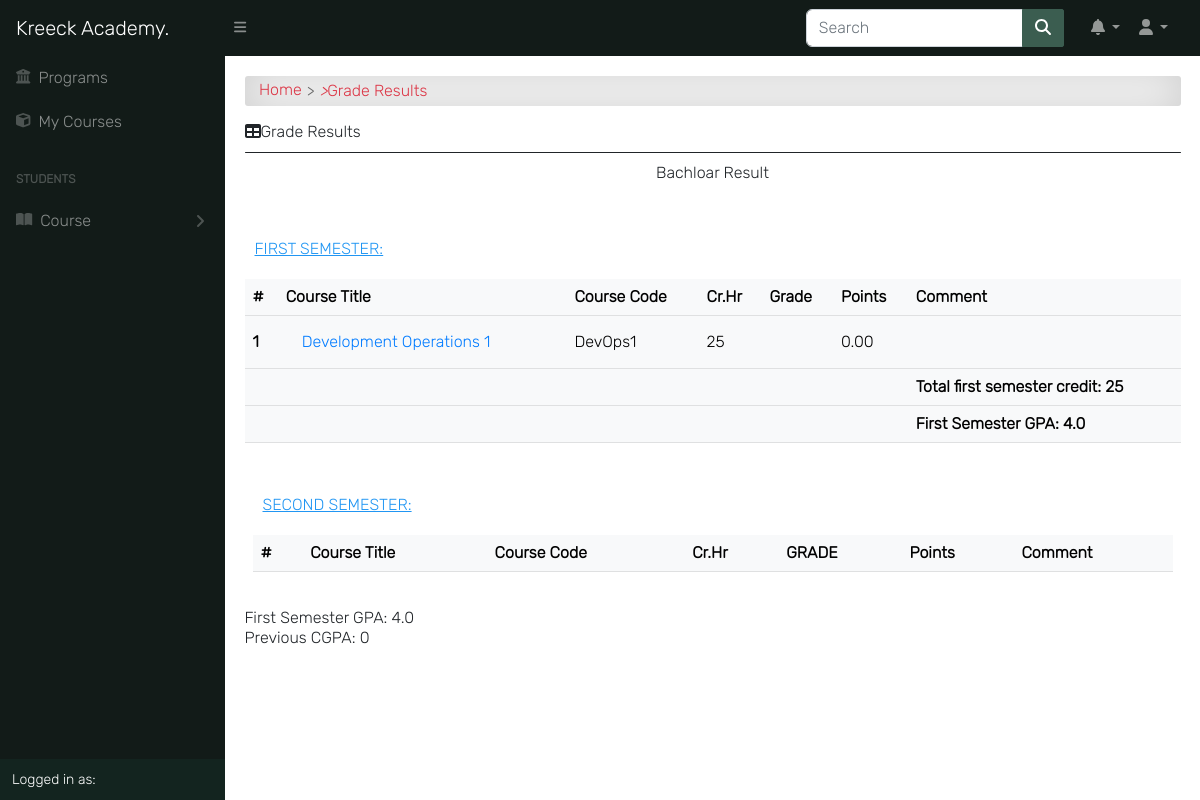
The page /result/grade/ (signed in) on the database as committed earlier.
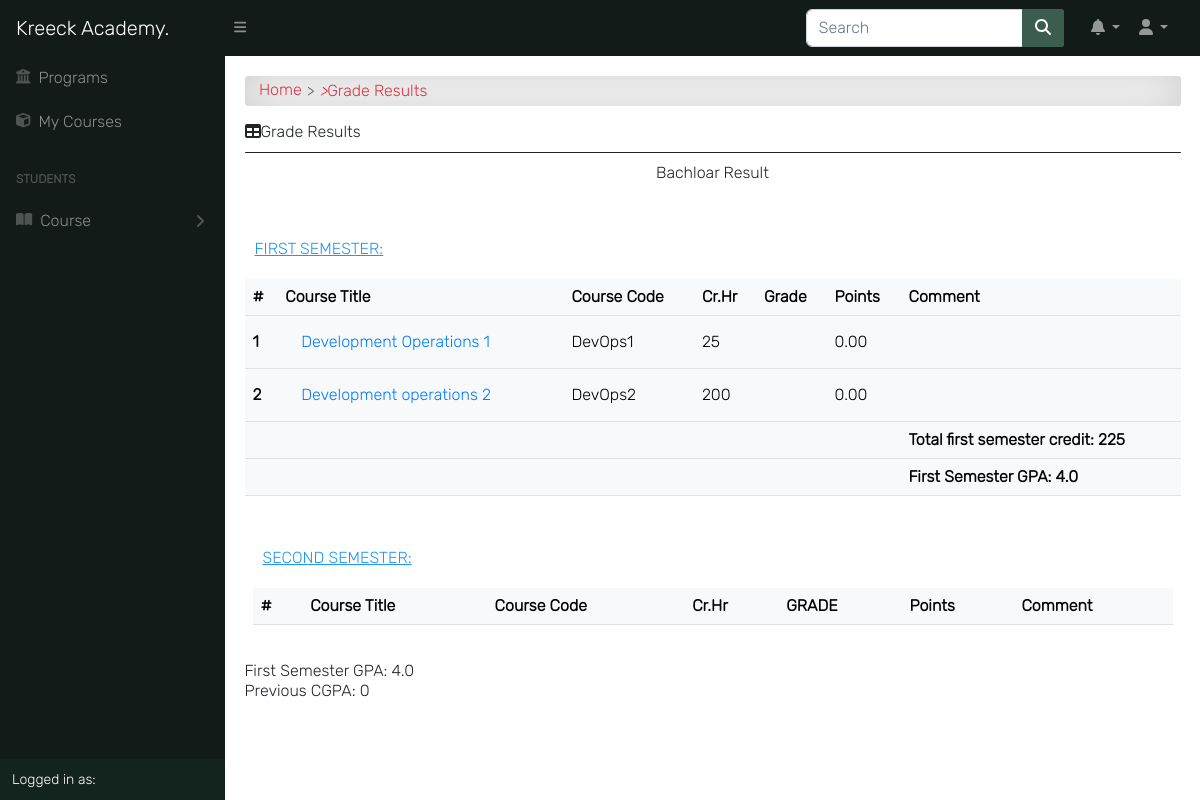
The same page on the database as committed later.
### result/models.py (models this page shows, shortened)
class TakenCourse(models.Model):
    student = models.ForeignKey(Student, on_delete=models.CASCADE)
    course = models.ForeignKey(Course, on_delete=models.CASCADE, related_name='taken_courses')
    assignment = models.DecimalField(max_digits=5, decimal_places=2, default=0.0)
    mid_exam = models.DecimalField(max_digits=5, decimal_places=2, default=0.0)
    quiz = models.DecimalField(max_digits=5, decimal_places=2, default=0.0)
    attendance = models.DecimalField(max_digits=5, decimal_places=2, default=0.0)
    final_exam = models.DecimalField(max_digits=5, decimal_places=2, default=0.0)
    total = models.DecimalField(max_digits=5, decimal_places=2, default=0.0)
    grade = models.CharField(choices=GRADE, max_length=2, blank=True)
    point = models.DecimalField(max_digits=5, decimal_places=2, default=0.0)
    comment = models.CharField(choices=COMMENT, max_length=200, blank=True)

class Result(models.Model):
    student = models.ForeignKey(Student, on_delete=models.CASCADE)
    gpa = models.FloatField(null=True)
    cgpa = models.FloatField(null=True)
    semester = models.CharField(max_length=100, choices=SEMESTER)
    session = models.CharField(max_length=100, blank=True, null=True)
    level = models.CharField(max_length=25, choices=LEVEL, null=True)

### course/models.py (models this page shows, shortened)
class Course(models.Model):
    slug = models.SlugField(blank=True, unique=True)
    title = models.CharField(max_length=200, null=True)
    code = models.CharField(max_length=200, unique=True, null=True)
    credit = models.IntegerField(null=True, default=0)
    summary = models.TextField(max_length=200, blank=True, null=True)
    program = models.ForeignKey(Program, on_delete=models.CASCADE)
    level = models.CharField(max_length=25, choices=LEVEL, null=True)
    year = models.IntegerField(choices=YEARS, default=0)
    semester = models.CharField(choices=SEMESTER, max_length=200)
    is_elective = models.BooleanField(default=False, blank=True, null=True)
    objects = CourseManager()
    def get_absolute_url(self):
        return reverse('course_detail', kwargs={'slug': self.slug})

### result/views.py (the view)
# urls.py: path('grade/', grade_result, name="grade_results"),
@login_required
@student_required
def grade_result(request):
    student = Student.objects.get(student__pk=request.user.id)
    courses = TakenCourse.objects.filter(student__student__pk=request.user.id).filter(course__level=student.level)
    results = Result.objects.filter(student__student__pk=request.user.id)
    result_set = set()
    for result in results:
        result_set.add(result.session)
    sorted_result = sorted(result_set)
    total_first_semester_credit = 0
    total_sec_semester_credit = 0
    for i in courses:
        if i.course.semester == "First":
            total_first_semester_credit += int(i.course.credit)
        if i.course.semester == "Second":
            total_sec_semester_credit += int(i.course.credit)
    previousCGPA = 0
    for i in results:
        previousLEVEL = i.level
        try:
            a = Result.objects.get(student__student__pk=request.user.id, level=previousLEVEL, semester="Second")
            previousCGPA = a.cgpa
            break
        except:
            previousCGPA = 0
    context = {
        "courses": courses,
        "results": results,
        "sorted_result": sorted_result,
        "student": student,
        'total_first_semester_credit': total_first_semester_credit,
        'total_sec_semester_credit': total_sec_semester_credit,
        'total_first_and_second_semester_credit': total_first_semester_credit + total_sec_semester_credit,
        "previousCGPA": previousCGPA,
    }
    return render(request, 'result/grade_results.html', context)

### templates/result/grade_results.html (shortened to what this page needs)
{% extends 'base.html' %}
{% block content %}
<div id="input-nav"><a href="{% url 'home' %}" class="primary1">Home</a> <i>></i> Grade Results</div>
<div class="title"><i class="fas fa-table"></i>Grade Results</div>
<div class="title-line"></div>
<center>{{ student.level }} Result</center>
<br>
<div class="table-responsive p-0 mt-3">
  <div class="table-title"><u>First Semester:</u></div>
  <table class="table table-light">
    <thead>
      <tr>
        <th>#</th>
        <th>Course Title</th>
        <th>Course Code</th>
        <th>Cr.Hr</th>
        <th>Grade</th>
        <th>Points</th>
        <th>Comment</th>
      </tr>
    </thead>
    {% for course in courses %}
    {% if course.course.semester == "First" %}
    <tbody>
      <tr class="{% if forloop.counter|divisibleby:2 %}bg-gray{% endif %}">
        <th>{{ forloop.counter }}</th>
        <td><a href="{{ course.course.get_absolute_url }}">{{ course.course.title }}</a></td>
        <td>{{ course.course.code }}</td>
        <td>{{ course.course.credit }}</td>
        <td class="{% if course.grade == 'F' %}danger{% else %}success{% endif %}">{{ course.grade }}</td>
        <td>{{ course.point }}</td>
        {% if course.comment == 'PASS' %}
          <td class="success"><i class="fas fa-check-circle"></i> PASS</td>
        {% elif course.comment == 'FAIL' %}
          <td class="danger"><i class="fas fa-exclamation-circle"></i> FAIL</td>
        {% else %}
          <td></td>
        {% endif %}
      </tr>
    </tbody>
    {% endif %}
    {% endfor %}
    {% for result in results %}
    {% if result.semester == "First" %}
    <tr>
      <th></th>
      <th></th>
      <th></th>
      <th></th>
      <th></th>
      <th></th>
      <th>Total first semester credit: {{ total_first_semester_credit }}</th>
    </tr>
    <tr>
      <th></th>
      <th></th>
      <th></th>
      <th></th>
      <th></th>
      <th></th>
      <th>First Semester GPA: {{ result.gpa }}</th>
    </tr>
    {% endif %}
    {% endfor %}
  </table>
</div>
<div class="table-responsive p-0 px-2 mt-3">
  <div class="table-title"><u>Second Semester:</u></div>
  <table class="table table-light">
    <thead>
      <tr>
        <th>#</th>
        <th>Course Title</th>
        <th>Course Code</th>
        <th>Cr.Hr</th>
        <th>GRADE</th>
        <th>Points</th>
        <th>Comment</th>
      </tr>
    </thead>
  </table>
</div>
<br>
<tbody>
  {% for result in results %}
  {% if result.semester == "First" %}
  <tr>
    <th><label>First Semester GPA:</label> {{ result.gpa }}</th>
  </tr>
  <br>
  {% endif %}
  {% endfor %}
  <tr>
    <th><label>Previous CGPA:</label> {{ previousCGPA }}</th>
  </tr>
</tbody>
<br>
{% endblock %}

Rows that differ between the two databases and show on the page:
added TakenCourse: course "Development operations 2", course.code "DevOps2", course.credit "200", point "0.00"
computed for Result: total_first_semester_credit "25" → "225"
